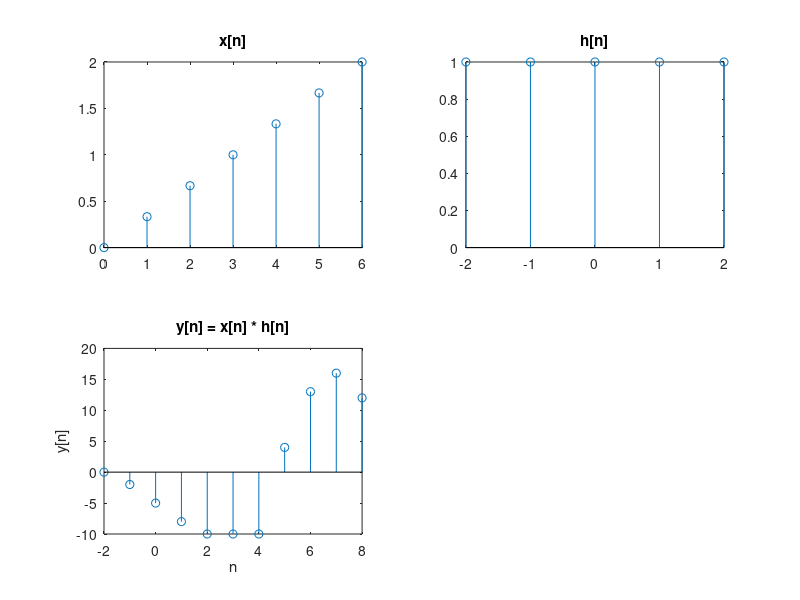

Write MATLAB code to recreate this figure.
n1 = 0:6;
x = n1/3;
n2 = -2:2;
h = ones(1, length(n2));

y = conv(n1, n2);
n = min(n1) + min(n2) : max(n1) + max(n2);

subplot(2,2,1);
stem(n1, x);
title('x[n]');

subplot(2,2,2);
stem(n2, h);
title('h[n]');

subplot(2,2,3);
stem(n, y);
title('y[n] = x[n] * h[n]');
xlabel('n');
ylabel('y[n]');